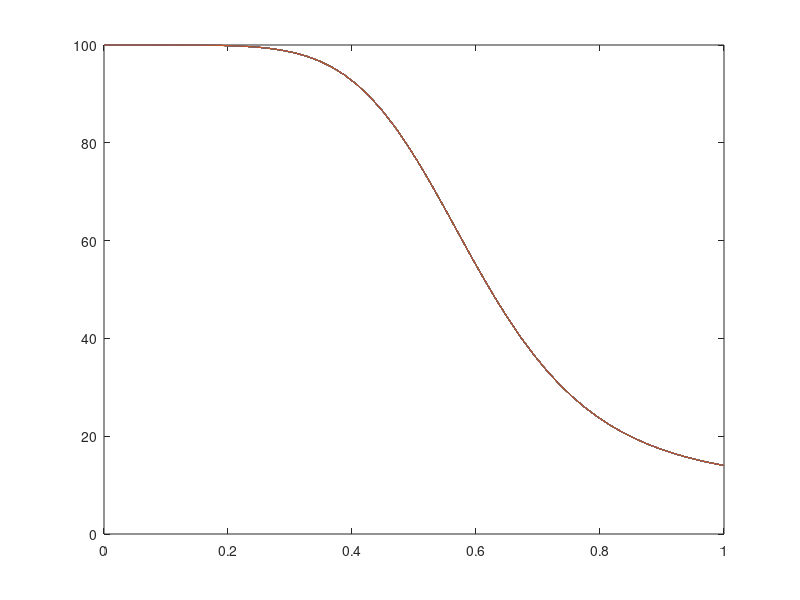
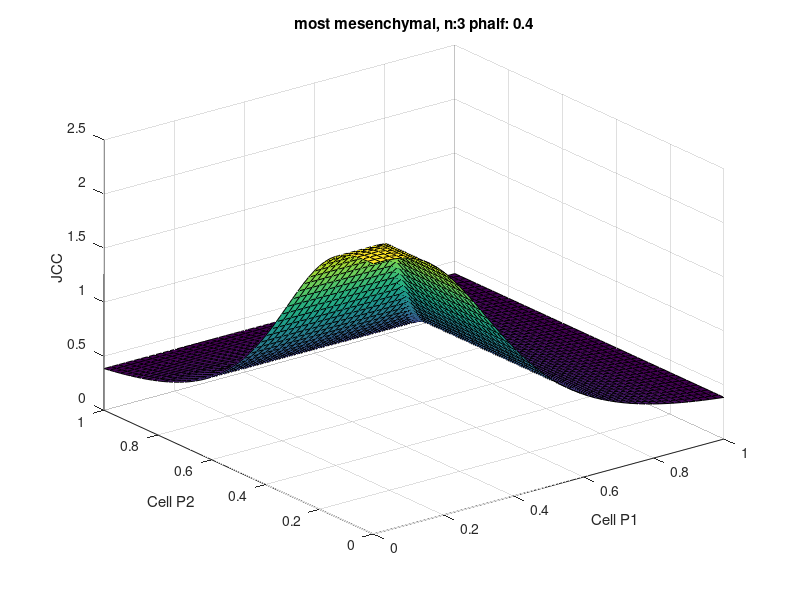
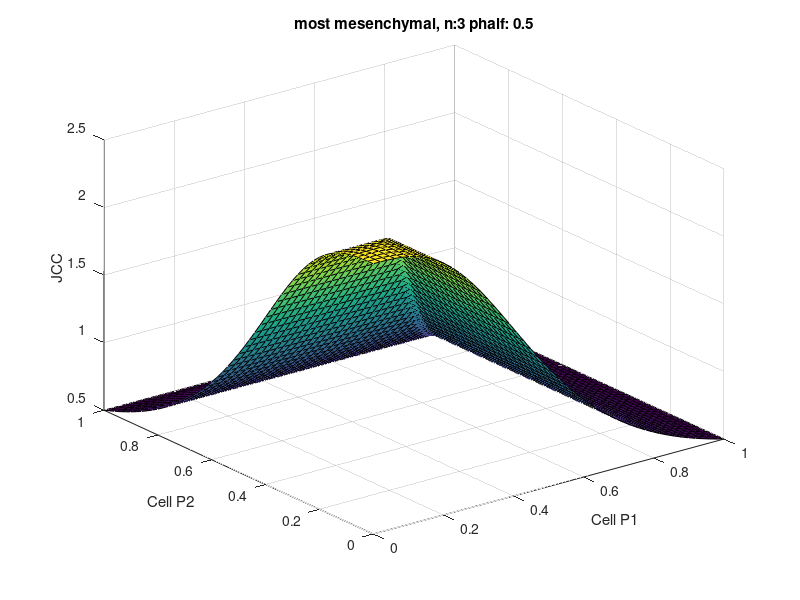
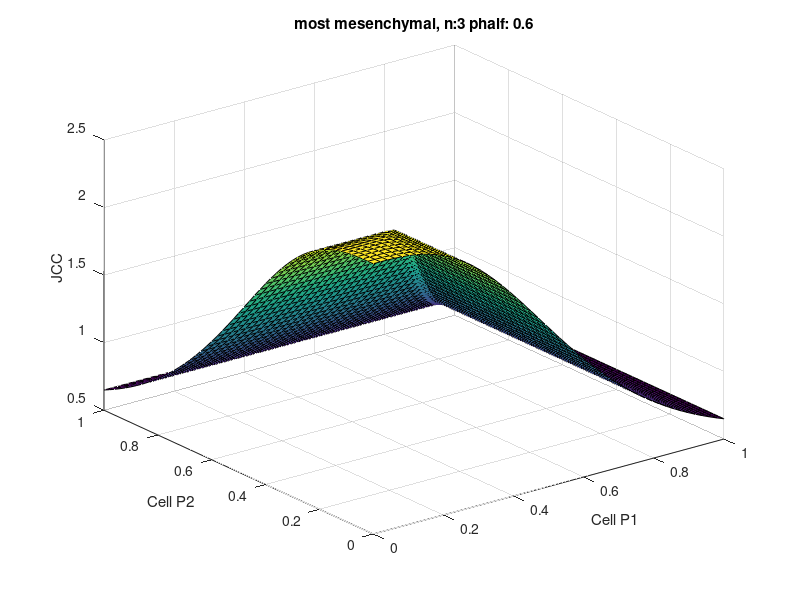

These charts were generated, in order, by the following MATLAB code:
% 1-variable Hill curve
if 0
    E = 6;
    M = 1;
    phalf = 0.5; n = 6;
    
    pheno = linspace(0,1);
    A = E + (M-E)*pheno.^n./(pheno.^n + phalf^n);
    plot(pheno, A); grid on;
end

% 2-variable Hill curve
E = 1;
M = 5;
phalf = 0.5; n = 6;
pheno1 = linspace(0,1,50);
pheno2 = linspace(0,1,51);
[P1, P2] = meshgrid(pheno1, pheno2);

%% JcM
jcmE = 100; %OG was 2.5
jcmM = 10;%OG was 2.5
figure
n=6;
phalf=0.6;
J = jcmE + (jcmM-jcmE)*(P1).^n./((P1).^n + phalf^n);
plot(P1,J(1,:));

%% JcC
phenoparams.jcmE = 2.5; %OG was 2.5
phenoparams.jcmM = 2.5;%OG was 2.5
ratioE = 1; ratioM = 0.1;
pheno1 = linspace(0,1,50);
pheno2 = linspace(0,1,51);
[P1, P2] = meshgrid(pheno1, pheno2);
E = ratioE*phenoparams.jcmE;
M = ratioM*phenoparams.jcmM;
for i=3:3:9
    for phalf=0.4:.1:0.6
    n=i;
figure
% output governed by most mesenchymal-like
A_mostM = E + (M-E)*max(P1,P2).^n./(max(P1,P2).^n + phalf^n);
% subplot(1,2,1);
surf(P1, P2, A_mostM); title(['most mesenchymal, n:' num2str(n) ' phalf: ' num2str(phalf)])
xlabel('Cell P1'); ylabel('Cell P2'); zlabel('JCC');
    end
% union (similar to most mesenchymal-like)
% A_prod2 = E + (M-E)*(P1+P2-P1.*P2).^n./((P1+P2-P1.*P2).^n + phalf^n);
% subplot(1,2,2); surf(P1, P2, A_prod2); title('union');
% xlabel('Cell P1'); ylabel('Cell P2'); zlabel('JCC');
end

%%